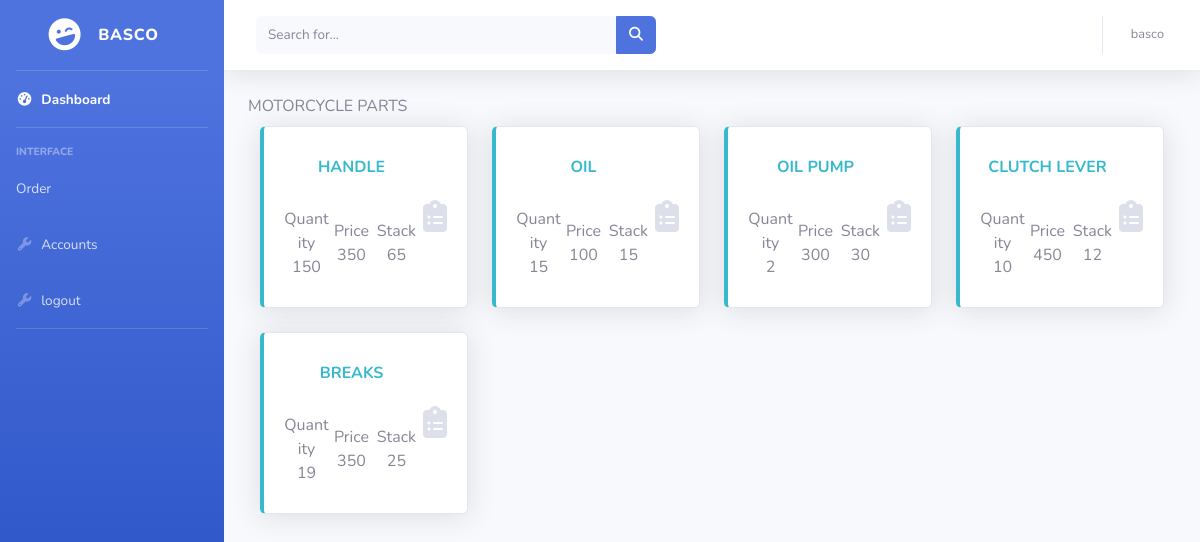
Page /user/dashboard.php (signed in) on the committed database.
### tables this page shows
CREATE TABLE `tbl_users` (
  `ID` int NOT NULL AUTO_INCREMENT,
  `username` varchar(45) NOT NULL,
  `password` varchar(45) NOT NULL,
  `email` varchar(45) NOT NULL,
  `position` varchar(45) NOT NULL,
  PRIMARY KEY (`ID`)
);

CREATE TABLE `parts_inventory` (
  `IDparts` int unsigned NOT NULL AUTO_INCREMENT,
  `part_Name` varchar(45) NOT NULL,
  `part_Number` varchar(45) NOT NULL,
  `Quantity` varchar(45) NOT NULL,
  `Price` bigint NOT NULL,
  `Stack` bigint NOT NULL,
  `Date` varchar(45) NOT NULL,
  PRIMARY KEY (`IDparts`)
);

### user/dashboard.php (the view, shortened to what this page needs)
<?php
include "../backend/database.php";
$position = $_SESSION['position'];
$sql = "SELECT * FROM tbl_users WHERE position = '$position'";
?>
<!DOCTYPE html>
<html lang="en">
<head>
        <link href="https://stackpath.bootstrapcdn.com/bootstrap/4.5.2/css/bootstrap.min.css" rel="stylesheet">
    <link href="vendor/fontawesome-free/css/all.min.css" rel="stylesheet" type="text/css">
    <link href="css/sb-admin-2.min.css" rel="stylesheet">
</head>
<body id="page-top">
    <div id="wrapper">
        <ul class="navbar-nav bg-gradient-primary sidebar sidebar-dark accordion" id="accordionSidebar">
        <?php
        $result = $conn->query($sql);
        while ($row = $result->fetch_assoc()) {
        $user = $row['username'];
        }
            echo '<a class="sidebar-brand d-flex align-items-center justify-content-center" href="index.html">
                <div class="sidebar-brand-icon rotate-n-15">
                    <i class="fas fa-laugh-wink"></i>
                </div>
                <div class="sidebar-brand-text mx-3">'.$user.'</div>
            </a>';
?>
            <hr class="sidebar-divider my-0">
            <li class="nav-item active">
                <a class="nav-link" href="dashboard.php">
                    <i class="fas fa-fw fa-tachometer-alt"></i>
                    <span>Dashboard</span></a>
            </li>
            <hr class="sidebar-divider">
            <div class="sidebar-heading">
                Interface
            </div>
            <li class="nav-item">
                <a class="nav-link collapsed" href="javascript:void(0);" onclick="ajax_function('cart.php','#maincontent');">
                    <span>Order</span>
                </a>
            </li>
            <li class="nav-item">
                <a class="nav-link collapsed" href="#">
                    <i class="fas fa-fw fa-wrench"></i>
                    <span>Accounts</span>
                </a>
            </li>
            <li class="nav-item">
                <a class="nav-link collapsed" href="../backend/logout.php">
                    <i class="fas fa-fw fa-wrench"></i>
                    <span>logout</span>
                </a>
            </li>
            <hr class="sidebar-divider">
        </ul>
        <div id="content-wrapper" class="d-flex flex-column">
            <div id="content">
                <nav class="navbar navbar-expand navbar-light bg-white topbar mb-4 static-top shadow">
                    <form
                        class="d-none d-sm-inline-block form-inline mr-auto ml-md-3 my-2 my-md-0 mw-100 navbar-search">
                        <div class="input-group">
                            <input type="text" class="form-control bg-light border-0 small" placeholder="Search for..."
                                aria-label="Search" aria-describedby="basic-addon2">
                            <div class="input-group-append">
                                <button class="btn btn-primary" type="button">
                                    <i class="fas fa-search fa-sm"></i>
                                </button>
                            </div>
                        </div>
                    </form>
                    <ul class="navbar-nav ml-auto">
                        <li class="nav-item dropdown no-arrow">
                            <?php
                            echo'<a class="nav-link dropdown-toggle" href="#" id="userDropdown" role="button"
                                data-toggle="dropdown" aria-haspopup="true" aria-expanded="false">
                                <span class="mr-2 d-none d-lg-inline text-gray-600 small">'.$user.'</span>
                                <!-- <img class="img-profile rounded-circle"
                                    src="img/undraw_profile.svg"> -->
                            </a>';
                            ?>
                        </li>
                    </ul>
                </nav>
                <div class="container-fluid" id="maincontent">
                     <label class="">MOTORCYCLE PARTS</label>
    <?php
$query = "SELECT * FROM parts_inventory";
$result = $conn->query($query);
echo '<div class="d-flex flex-wrap">';
while ($row = $result->fetch_assoc()) {
    $part_Name = $row['part_Name'];
    $Quantity = $row['Quantity'];
    $Price = $row['Price'];
    $Stack = $row['Stack'];
  echo'
    <div class="col-xl-3 col-md-6 mb-4">
    <div class="card border-left-info shadow h-100 py-2">
        <div class="card-body">
            <div class="row no-gutters align-items-center">
                <div class="col mr-1">
                      <div class="text-l text-center font-weight-bold text-info text-uppercase mb-1">
                        '.$part_Name.'
                        </div><br>
                    <div class="row no-gutters align-items-center">
                            <div class="col-4 text-center">
                                Quantity<br> '.$Quantity.'
                            </div>
                        <div class="col-4 text-center">
                                Price<br> '.$Price.'
                            </div>
                        <div class="col-4 text-center">
                                Stack<br> '.$Stack.'
                            </div>
                    </div>
                </div>
                <div class="col-auto">
                    <i class="fas fa-clipboard-list fa-2x text-gray-300"></i>
                </div>
            </div>
        </div>
    </div>
</div>
';
}
?>
</body>
</html>

### rows in the picture
tbl_users: username "BASCO", username "basco"
parts_inventory: part_Name "HANDLE", Quantity "150", Price "350", Stack "65"
parts_inventory: part_Name "OIL", Quantity "15", Price "100", Stack "15"
parts_inventory: part_Name "OIL PUMP", Quantity "2", Price "300", Stack "30"
parts_inventory: part_Name "CLUTCH LEVER", Quantity "10", Price "450", Stack "12"
parts_inventory: part_Name "BREAKS", Quantity "19", Price "350", Stack "25"
